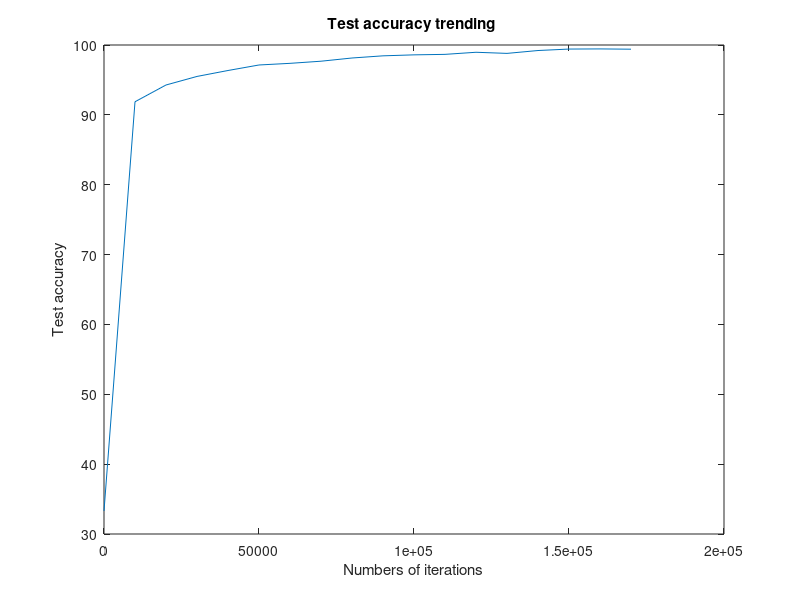

MATLAB code to generate this figure: (Note: this script raises an error after producing the figure.)
a = [33.3,91.875,94.275,95.5,96.35,97.14,97.375,97.68,98.14,98.45,98.59,98.66,98.96,98.8,99.21,99.42,99.44,99.4];
b = [1.099,0.319,0.189,0.261,0.1898,0.1581,0.2165,0.1541,0.1474,0.1173,0.0703,0.1037,0.0957,0.1313,0.0545,0.0723,0.0687,0.0989];
plot(0:10000:170000,a)
xlabel('Numbers of iterations'),ylabel('Test accuracy');  
title('Test accuracy trending ');  
hold on;
plot(1:10000,list2,'r');
legend('Brute force sampling','Gibbs sampling');